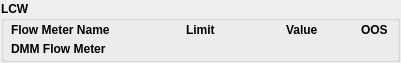
     <widget class="QFrame" name="frame_3">
      <property name="geometry">
       <rect>
        <x>80</x>
        <y>608</y>
        <width>401</width>
        <height>63</height>
       </rect>
      </property>
      <property name="frameShape">
       <enum>QFrame::NoFrame</enum>
      </property>
      <property name="frameShadow">
       <enum>QFrame::Raised</enum>
      </property>
      <layout class="QVBoxLayout" name="verticalLayout_3">
       <property name="spacing">
        <number>0</number>
       </property>
       <property name="leftMargin">
        <number>1</number>
       </property>
       <property name="topMargin">
        <number>1</number>
       </property>
       <property name="rightMargin">
        <number>1</number>
       </property>
       <property name="bottomMargin">
        <number>1</number>
       </property>
       <item>
        <widget class="QGroupBox" name="groupBox_3">
         <property name="font">
          <font>
           <weight>75</weight>
           <bold>true</bold>
           <strikeout>false</strikeout>
          </font>
         </property>
         <property name="title">
          <string>LCW</string>
         </property>
         <widget class="QELabel" name="qelabel_239">
          <property name="geometry">
           <rect>
            <x>164</x>
            <y>39</y>
            <width>91</width>
            <height>17</height>
           </rect>
          </property>
          <property name="alignment">
           <set>Qt::AlignRight|Qt::AlignTrailing|Qt::AlignVCenter</set>
          </property>
          <property name="variable" stdset="0">
           <string>MCTMONO01FLM01:FLOW_MONITOR_LOLO</string>
          </property>
          <property name="displayAlarmStateOption" stdset="0">
           <enum>QELabel::Never</enum>
          </property>
         </widget>
         <widget class="QESimpleShape" name="qesimpleshape_53">
          <property name="geometry">
           <rect>
            <x>367</x>
            <y>40</y>
            <width>16</width>
            <height>16</height>
           </rect>
          </property>
          <property name="shape">
           <enum>QSimpleShape::cross</enum>
          </property>
          <property name="edgeColour">
           <color alpha="0">
            <red>0</red>
            <green>0</green>
            <blue>0</blue>
           </color>
          </property>
          <property name="colour0" stdset="0">
           <color alpha="0">
            <red>200</red>
            <green>200</green>
            <blue>200</blue>
           </color>
          </property>
          <property name="colour1" stdset="0">
           <color>
            <red>0</red>
            <green>0</green>
            <blue>0</blue>
           </color>
          </property>
          <property name="flash1" stdset="0">
           <bool>false</bool>
          </property>
          <property name="variable" stdset="0">
           <string>MCTMONO01FLM01:EPS_OOS_STATUS</string>
          </property>
          <property name="edgeAlarmStateOption" stdset="0">
           <enum>QESimpleShape::Never</enum>
          </property>
          <property name="displayAlarmStateOption" stdset="0">
           <enum>QESimpleShape::Never</enum>
          </property>
          <property name="oosAware">
           <bool>true</bool>
          </property>
         </widget>
         <widget class="QELabel" name="qelabel_238">
          <property name="geometry">
           <rect>
            <x>264</x>
            <y>39</y>
            <width>86</width>
            <height>17</height>
           </rect>
          </property>
          <property name="alignment">
           <set>Qt::AlignRight|Qt::AlignTrailing|Qt::AlignVCenter</set>
          </property>
          <property name="variable" stdset="0">
           <string>MCTMONO01FLM01:FLOW_MONITOR</string>
          </property>
         </widget>
         <widget class="QLabel" name="label_130">
          <property name="geometry">
           <rect>
            <x>10</x>
            <y>39</y>
            <width>151</width>
            <height>17</height>
           </rect>
          </property>
          <property name="text">
           <string>DMM Flow Meter</string>
          </property>
         </widget>
         <widget class="QLabel" name="label_116">
          <property name="geometry">
           <rect>
            <x>360</x>
            <y>20</y>
            <width>36</width>
            <height>17</height>
           </rect>
          </property>
          <property name="font">
           <font>
            <weight>75</weight>
            <bold>true</bold>
           </font>
          </property>
          <property name="text">
           <string>OOS</string>
          </property>
         </widget>
         <widget class="QLabel" name="label_118">
          <property name="geometry">
           <rect>
            <x>10</x>
            <y>20</y>
            <width>151</width>
            <height>17</height>
           </rect>
          </property>
          <property name="font">
           <font>
            <weight>75</weight>
            <bold>true</bold>
           </font>
          </property>
          <property name="text">
           <string>Flow Meter Name</string>
          </property>
         </widget>
         <widget class="QLabel" name="label_115">
          <property name="geometry">
           <rect>
            <x>185</x>
            <y>20</y>
            <width>61</width>
            <height>17</height>
           </rect>
          </property>
          <property name="font">
           <font>
            <weight>75</weight>
            <bold>true</bold>
           </font>
          </property>
          <property name="text">
           <string>Limit</string>
          </property>
         </widget>
         <widget class="QLabel" name="label_117">
          <property name="geometry">
           <rect>
            <x>285</x>
            <y>20</y>
            <width>61</width>
            <height>17</height>
           </rect>
          </property>
          <property name="font">
           <font>
            <weight>75</weight>
            <bold>true</bold>
           </font>
          </property>
          <property name="text">
           <string>Value</string>
          </property>
         </widget>
        </widget>
       </item>
      </layout>
     </widget>
